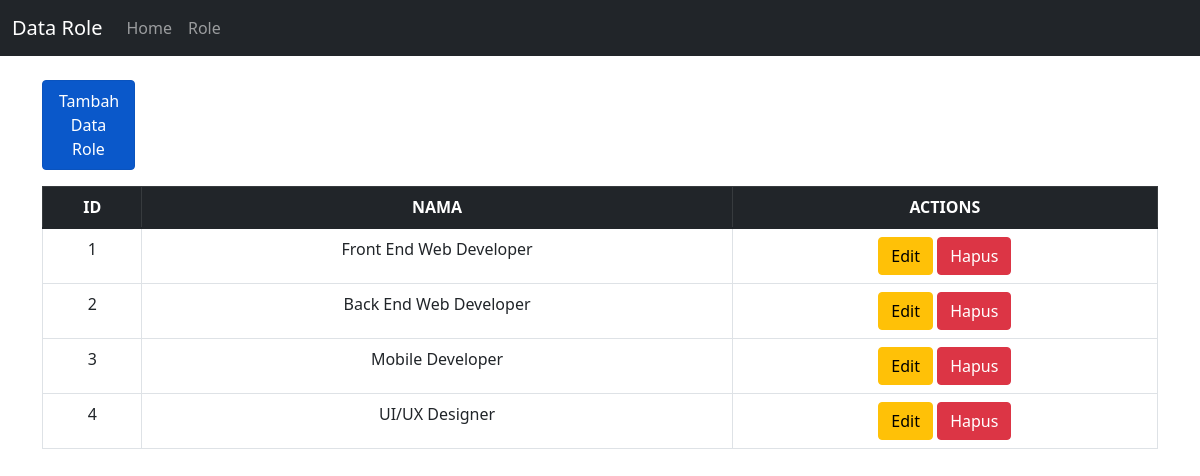
The page /role.php on the database its author committed.
### tables this page shows
CREATE TABLE `roles`  (
  `id_role` int NOT NULL AUTO_INCREMENT,
  `nama_role` varchar(255) NULL DEFAULT NULL,
  PRIMARY KEY (`id_role`) USING BTREE
);

### controllers/RolesController.php (called while the page is built, shortened)
<?php
include "views/RolesView.php";
class RolesController
{
    private $role;
    public function __construct()
    {
        $this->role = new Roles(Conf::$db_host, Conf::$db_user, Conf::$db_pass, Conf::$db_name);
    }
    public function index()
    {
        $this->role->open();
        $this->role->getRole();
        $data = array();
        while ($row = $this->role->getResult()) {
            array_push($data, $row);
        }
        $view = new RolesView();
        $view->render($data);
    }
}

### views/RolesView.php (the view, shortened to what this page needs)
<?php
  class RolesView{
    public function render($data){
      $no = 1;
      $datarole = null;
      foreach($data as $val){
        list($id, $name) = $val;
            $datarole .= "<tr>
                    <td>" . $no++ . "</td>
                    <td>" . $name . "</td>
                    <td>
                    <a href='role.php?id_edit=" . $id .  "' class='btn btn-warning''>Edit</a>
                    <a href='role.php?id_hapus=" . $id . "' class='btn btn-danger''>Hapus</a>
                    </td>
                    </tr>";
      }
    }
  }

### rows shown on the page
roles: nama_role "Front End Web Developer"
roles: nama_role "Back End Web Developer"
roles: nama_role "Mobile Developer"
roles: nama_role "UI/UX Designer"

### other values the page prints
$this->content "Data Role Home Role Tambah Data Role ID NAMA ACTIONS"
